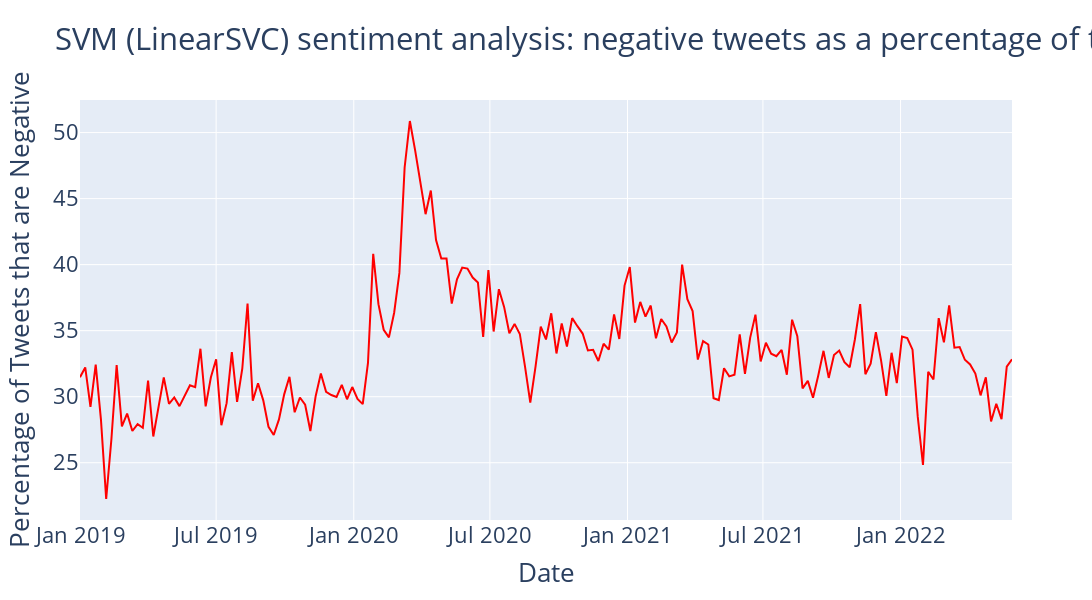

Notebook source saved alongside this figure:
### Code cell
fig = px.line(weekAvgNegativeSentimentProportionDf, x='week', y='percentNegative', title = "SVM (LinearSVC) sentiment analysis: negative tweets as a percentage of total Tweets collected per week", width=1800, height=600,

labels={
                     "week": "Date",
                     "percentNegative": "Percentage of Tweets that are Negative"
                 }
)

fig.update_traces(line_color='red')
fig.update_layout(font = dict(size = 22))
           
fig.show()

### Figure 1 — Plotly figure (JSON) as saved in the notebook; plotly's stock layout.template omitted (floating-point values rounded to 4 significant figures; data arrays with more than 128 entries replaced by an {"elided": "..."} marker saying what was removed)
{"data": [{"hovertemplate": "Date=%{x}<br>Percentage of Tweets that are Negative=%{y}<extra></extra>", "legendgroup": "", "line": {"color": "red", "dash": "solid"}, "marker": {"symbol": "circle"}, "mode": "lines", "name": "", "orientation": "v", "showlegend": false, "type": "scatter", "x": {"elided": "179 str values"}, "xaxis": "x", "y": {"elided": "179 float values"}, "yaxis": "y"}], "layout": {"font": {"size": 22}, "height": 600, "legend": {"tracegroupgap": 0}, "title": {"text": "SVM (LinearSVC) sentiment analysis: negative tweets as a percentage of total Tweets collected per week"}, "width": 1800, "xaxis": {"anchor": "y", "domain": [0, 1], "title": {"text": "Date"}}, "yaxis": {"anchor": "x", "domain": [0, 1], "title": {"text": "Percentage of Tweets that are Negative"}}}}
